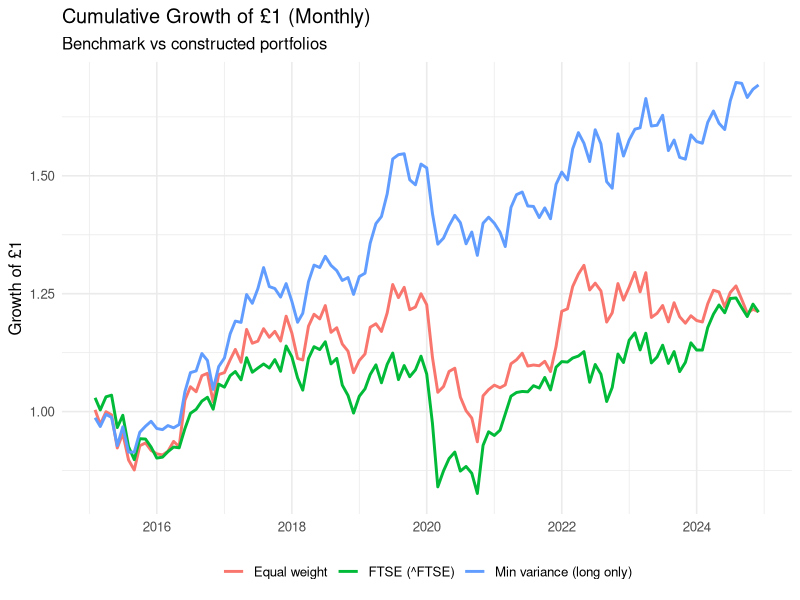
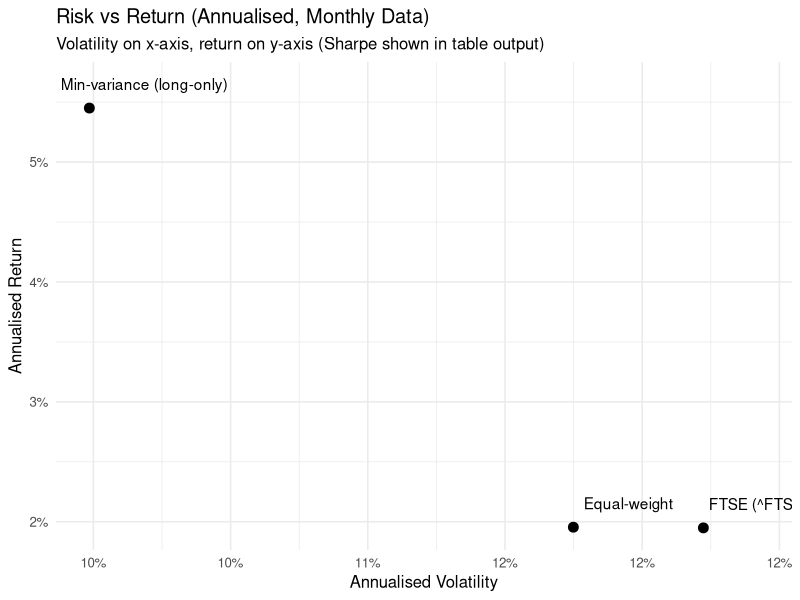
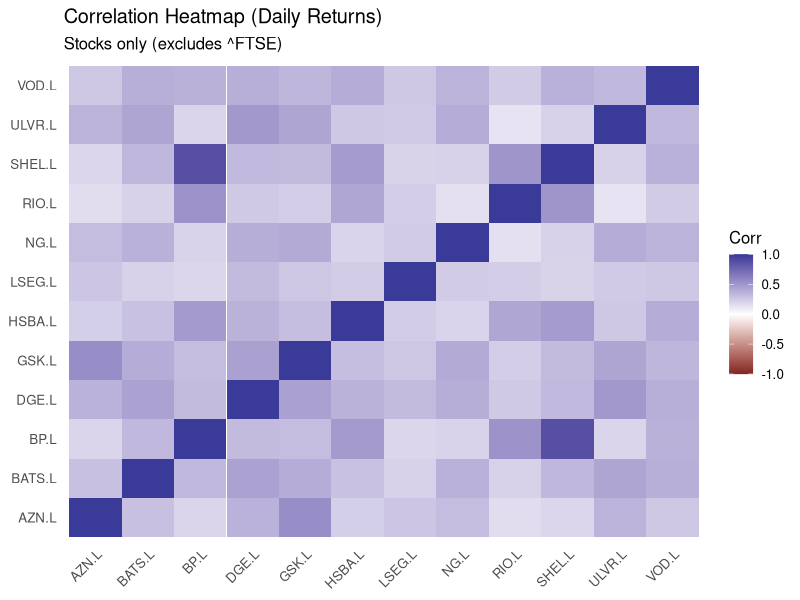
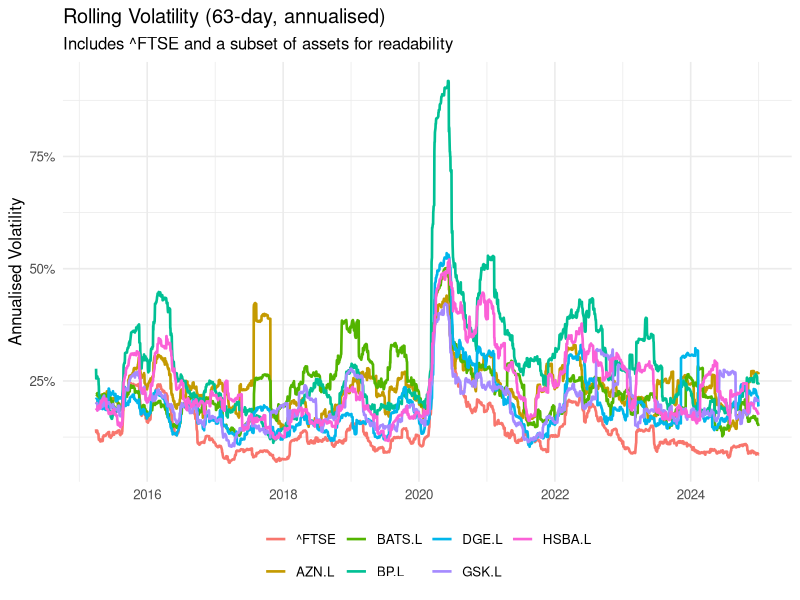

Recreate these plots in R, in order.
# scripts/04_make_charts.R

# Create charts:
# 1) Cumulative returns (FTSE vs EqualWeight vs MinVariance)
# 2) Risk-return scatter (annualised, monthly)
# 3) Correlation heatmap (daily returns, stocks only)
# 4) Rolling volatility (daily returns, 63 trading days ~ 3 months)

library(tidyverse)
library(scales)
library(zoo)

# Ensure output folder exists again
dir.create("outputs/charts", showWarnings = FALSE, recursive = TRUE)

# 1) Cumulative returns chart (Monthly portfolios)
port <- read_csv("outputs/tables/portfolio_returns_monthly.csv", show_col_types = FALSE) %>%
  mutate(month = as.Date(month))

stopifnot(all(c("month", "FTSE", "EqualWeight", "MinVariance") %in% names(port)))

cum <- port %>%
  arrange(month) %>%
  mutate(
    FTSE_cum = exp(cumsum(FTSE)),
    EqualWeight_cum = exp(cumsum(EqualWeight)),
    MinVariance_cum = exp(cumsum(MinVariance))
  ) %>%
  select(month, FTSE_cum, EqualWeight_cum, MinVariance_cum) %>%
  pivot_longer(-month, names_to = "series", values_to = "cum_value") %>%
  mutate(series = recode(series,
                         "FTSE_cum" = "FTSE (^FTSE)",
                         "EqualWeight_cum" = "Equal weight",
                         "MinVariance_cum" = "Min variance (long only)"))

p1 <- ggplot(cum, aes(x = month, y = cum_value, color = series)) +
  geom_line(linewidth = 1) +
  scale_y_continuous(labels = label_number(accuracy = 0.01)) +
  labs(
    title = "Cumulative Growth of £1 (Monthly)",
    subtitle = "Benchmark vs constructed portfolios",
    x = NULL,
    y = "Growth of £1",
    color = NULL
  ) +
  theme_minimal(base_size = 12) +
  theme(legend.position = "bottom")

ggsave("outputs/charts/01_cumulative_returns.png", p1, width = 10, height = 6, dpi = 300)

# 2) Risk and return scatter (Annualised, monthly)
ann_factor <- 12

perf_tbl <- port %>%
  select(-month) %>%
  pivot_longer(cols = everything(), names_to = "series", values_to = "r") %>%
  group_by(series) %>%
  summarise(
    ann_return = exp(mean(r) * ann_factor) - 1,
    ann_vol = sd(r) * sqrt(ann_factor),
    sharpe_0rf = (mean(r) * ann_factor) / (sd(r) * sqrt(ann_factor)),
    .groups = "drop"
  ) %>%
  mutate(series = recode(series,
                         "FTSE" = "FTSE (^FTSE)",
                         "EqualWeight" = "Equal-weight",
                         "MinVariance" = "Min-variance (long-only)"))

p2 <- ggplot(perf_tbl, aes(x = ann_vol, y = ann_return, label = series)) +
  geom_point(size = 3) +
  geom_text(nudge_y = 0.002, nudge_x = 0.002, show.legend = FALSE) +
  scale_x_continuous(labels = percent_format(accuracy = 1)) +
  scale_y_continuous(labels = percent_format(accuracy = 1)) +
  labs(
    title = "Risk vs Return (Annualised, Monthly Data)",
    subtitle = "Volatility on x-axis, return on y-axis (Sharpe shown in table output)",
    x = "Annualised Volatility",
    y = "Annualised Return"
  ) +
  theme_minimal(base_size = 12)

ggsave("outputs/charts/02_risk_return_scatter.png", p2, width = 10, height = 6, dpi = 300)

# 3) Correlation heatmap (Daily returns, stocks only)
rets_d <- read_csv("outputs/tables/returns_daily.csv", show_col_types = FALSE) %>%
  mutate(date = as.Date(date))

stopifnot(all(c("symbol", "date", "return") %in% names(rets_d)))

benchmark_symbol <- "^FTSE"

rets_wide_d <- rets_d %>%
  filter(symbol != benchmark_symbol) %>%         # stocks only
  select(date, symbol, return) %>%
  pivot_wider(names_from = symbol, values_from = return) %>%
  arrange(date)

# Pairwise correlations handle missing data better than drop_na()
ret_mat <- rets_wide_d %>%
  select(-date) %>%
  as.matrix()

corr <- cor(ret_mat, use = "pairwise.complete.obs")

# Force dimnames (prevents NA axes)
colnames(corr) <- colnames(ret_mat)
rownames(corr) <- colnames(ret_mat)

corr_long <- as.data.frame(corr) %>%
  rownames_to_column("asset_x") %>%
  pivot_longer(-asset_x, names_to = "asset_y", values_to = "corr")

p3 <- ggplot(corr_long, aes(x = asset_x, y = asset_y, fill = corr)) +
  geom_tile() +
  scale_fill_gradient2(labels = number_format(accuracy = 0.1), limits = c(-1, 1)) +
  labs(
    title = "Correlation Heatmap (Daily Returns)",
    subtitle = "Stocks only (excludes ^FTSE)",
    x = NULL,
    y = NULL,
    fill = "Corr"
  ) +
  theme_minimal(base_size = 12) +
  theme(
    axis.text.x = element_text(angle = 45, hjust = 1),
    panel.grid = element_blank()
  )

ggsave("outputs/charts/03_correlation_heatmap.png", p3, width = 10, height = 8, dpi = 300)

# 4) Rolling volatility (Daily returns)
# 63 trading days ~ 3 months. can swap to 252 for 1Y.
window <- 63

roll_vol <- rets_d %>%
  group_by(symbol) %>%
  arrange(date) %>%
  mutate(
    roll_vol = rollapply(
      data = return,
      width = window,
      FUN = sd,
      fill = NA,
      align = "right"
    ) * sqrt(252)  # annualise daily vol
  ) %>%
  ungroup()

symbols_to_plot <- roll_vol %>%
  distinct(symbol) %>%
  pull() %>%
  unique()

# Put FTSE first
symbols_to_plot <- c(benchmark_symbol, setdiff(symbols_to_plot, benchmark_symbol))
symbols_to_plot <- symbols_to_plot[!is.na(symbols_to_plot)]

#FTSE + 6 assets for readability
symbols_to_plot <- head(symbols_to_plot, 7)

p4_data <- roll_vol %>%
  filter(symbol %in% symbols_to_plot) %>%
  filter(!is.na(roll_vol))

p4 <- ggplot(p4_data, aes(x = date, y = roll_vol, color = symbol)) +
  geom_line(linewidth = 0.9) +
  scale_y_continuous(labels = percent_format(accuracy = 1)) +
  labs(
    title = paste0("Rolling Volatility (", window, "-day, annualised)"),
    subtitle = "Includes ^FTSE and a subset of assets for readability",
    x = NULL,
    y = "Annualised Volatility",
    color = NULL
  ) +
  theme_minimal(base_size = 12) +
  theme(legend.position = "bottom")

ggsave("outputs/charts/04_rolling_volatility.png", p4, width = 10, height = 6, dpi = 300)

message("Saved charts to outputs/charts/:")
message(" - 01_cumulative_returns.png")
message(" - 02_risk_return_scatter.png")
message(" - 03_correlation_heatmap.png")
message(" - 04_rolling_volatility.png")
